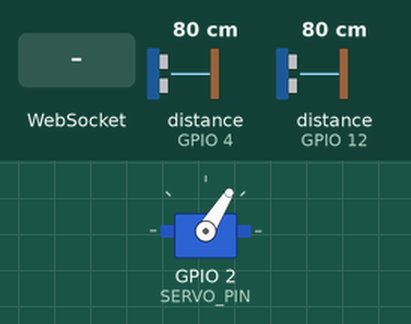
This sketch was run on a simulated ESP8266 (NodeMCU). Parts: servo. Wiring (inferred from the names in the program): 2 × ultrasonic range finder: trigger GPIO 5, echo GPIO 4 / trigger GPIO 14, echo GPIO 12. The inputs (shaded band) are chosen by the test bench; at power-on: distance to the obstacle (sensors on GPIO 4, GPIO 12) 80 cm. The echo pulse lasts 58.3 µs per cm; WiFi joins after 1.5 s; servers stay silent unless stated; what the sketch prints to the serial monitor is not drawn.

Above: at 2.9 s.
3.0 s: WebSocket text "1" received
At 3.16 s:
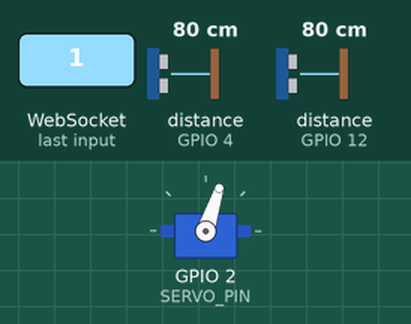
6.0 s: distance to the obstacle (sensor on GPIO 4) set to 2 cm
At 6.17 s:
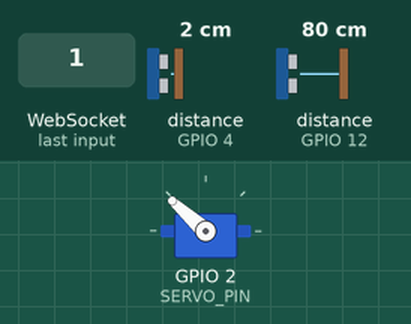
9.0 s: distance to the obstacle (sensor on GPIO 12) set to 2 cm
At 9.17 s:
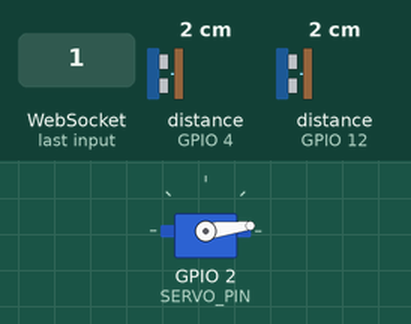
Timing chart, 0 to 50.8 s (numbered marks = the images above; inputs shaded):
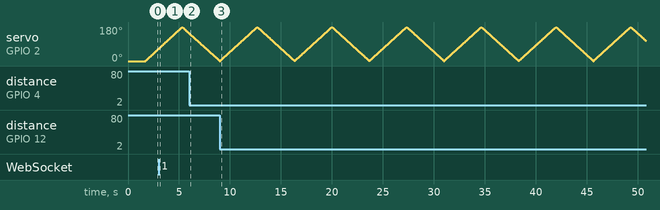

The sketch:

rover.ino
```cpp
/**
 * @file ESP8266_WiFi_Radar_Server.ino
 * @author Gemini
 * @brief Wi-Fi-connected dual sonar radar with instant WebSocket data stream
 * @version 2.2
 * @date 2025-10-15
 *
 * Changes:
 * - Non-blocking servo sweep (no first-scan delay)
 * - Faster ultrasonic reads
 * - Immediate READY broadcast after Wi-Fi connection
 * - Continuous WebSocket servicing
 */

#include <ESP8266WiFi.h>
#include <WebSocketsServer.h>
#include <Servo.h>

// --- WIFI CREDENTIALS ---
const char* ssid = "vivo 1921";
const char* password = "hipeople";

// --- STATIC IP CONFIGURATION ---
IPAddress local_IP(192, 168, 43, 137);
IPAddress gateway(192, 168, 43, 1);
IPAddress subnet(255, 255, 255, 0);

// --- WEBSOCKET SERVER ---
WebSocketsServer webSocket = WebSocketsServer(81);

// --- PIN DEFINITIONS ---
const int SERVO_PIN = 2;
const int TRIG_PIN_1 = 5;
const int ECHO_PIN_1 = 4;
const int TRIG_PIN_2 = 14;
const int ECHO_PIN_2 = 12;

// --- SCAN PARAMETERS ---
const int ANGLE_STEP = 1;           // 1° resolution
const int SCAN_INTERVAL = 20;       // Time (ms) between scans (≈50Hz)
const int MIN_PULSE_WIDTH = 500;
const int MAX_PULSE_WIDTH = 2500;
const int PULSE_TIMEOUT = 10000;    // Shorter timeout for faster response

Servo radarServo;

// --- FUNCTION DECLARATIONS ---
long getDistance(int trigPin, int echoPin);
void scanAndBroadcast(int angle);
void webSocketEvent(uint8_t num, WStype_t type, uint8_t * payload, size_t length);

void setup() {
  Serial.begin(115200);
  Serial.println();
  Serial.println("=== ESP8266 Dual Sonar Radar ===");

  // Configure static IP
  if (!WiFi.config(local_IP, gateway, subnet)) {
    Serial.println("Failed to configure static IP!");
  }

  // Connect to Wi-Fi
  Serial.printf("Connecting to %s", ssid);
  WiFi.begin(ssid, password);
  while (WiFi.status() != WL_CONNECTED) {
    delay(300);
    Serial.print(".");
  }
  Serial.println("\nWiFi connected!");
  Serial.print("IP Address: ");
  Serial.println(WiFi.localIP());

  // Start WebSocket server
  webSocket.begin();
  webSocket.onEvent(webSocketEvent);
  Serial.println("WebSocket server started on port 81.");

  // Setup hardware
  pinMode(TRIG_PIN_1, OUTPUT);
  pinMode(ECHO_PIN_1, INPUT);
  pinMode(TRIG_PIN_2, OUTPUT);
  pinMode(ECHO_PIN_2, INPUT);

  radarServo.attach(SERVO_PIN, MIN_PULSE_WIDTH, MAX_PULSE_WIDTH);
  radarServo.write(0);
  delay(200);  // Servo warm-up

  // Send initial ready message
  webSocket.broadcastTXT("READY");
  Serial.println("System READY, waiting for clients...");
}

void loop() {
  webSocket.loop(); // Keep WebSocket responsive

  static unsigned long lastScanTime = 0;
  static int angle = 0;
  static int direction = 1; // 1 = forward, -1 = backward

  // Perform one scan step at regular intervals
  if (millis() - lastScanTime >= SCAN_INTERVAL) {
    lastScanTime = millis();

    scanAndBroadcast(angle);

    angle += direction * ANGLE_STEP;
    if (angle >= 180 || angle <= 0) direction *= -1;
  }
}

// --- Send servo angle + both sonar distances to all clients ---
void scanAndBroadcast(int angle) {
  radarServo.write(angle);
  delayMicroseconds(500); // Allow servo to settle slightly

  long distance1 = getDistance(TRIG_PIN_1, ECHO_PIN_1);
  long distance2 = getDistance(TRIG_PIN_2, ECHO_PIN_2);

  String dataString = String(angle) + "," + String(distance1) + "," + String(distance2);
  webSocket.broadcastTXT(dataString);
}

// --- Ultrasonic distance measurement ---
long getDistance(int trigPin, int echoPin) {
  digitalWrite(trigPin, LOW);
  delayMicroseconds(2);
  digitalWrite(trigPin, HIGH);
  delayMicroseconds(10);
  digitalWrite(trigPin, LOW);
  long duration = pulseIn(echoPin, HIGH, PULSE_TIMEOUT);
  long distance = (duration * 0.0343) / 2; // cm
  return distance;
}

// --- WebSocket event handler ---
void webSocketEvent(uint8_t num, WStype_t type, uint8_t * payload, size_t length) {
  switch (type) {
    case WStype_DISCONNECTED:
      Serial.printf("[%u] Disconnected!\n", num);
      break;

    case WStype_CONNECTED: {
      IPAddress ip = webSocket.remoteIP(num);
      Serial.printf("[%u] Connected from %d.%d.%d.%d\n",
                    num, ip[0], ip[1], ip[2], ip[3]);
      webSocket.sendTXT(num, "CONNECTED");
      break;
    }

    case WStype_TEXT:
      Serial.printf("[%u] Text: %s\n", num, payload);
      break;
  }
}
```
